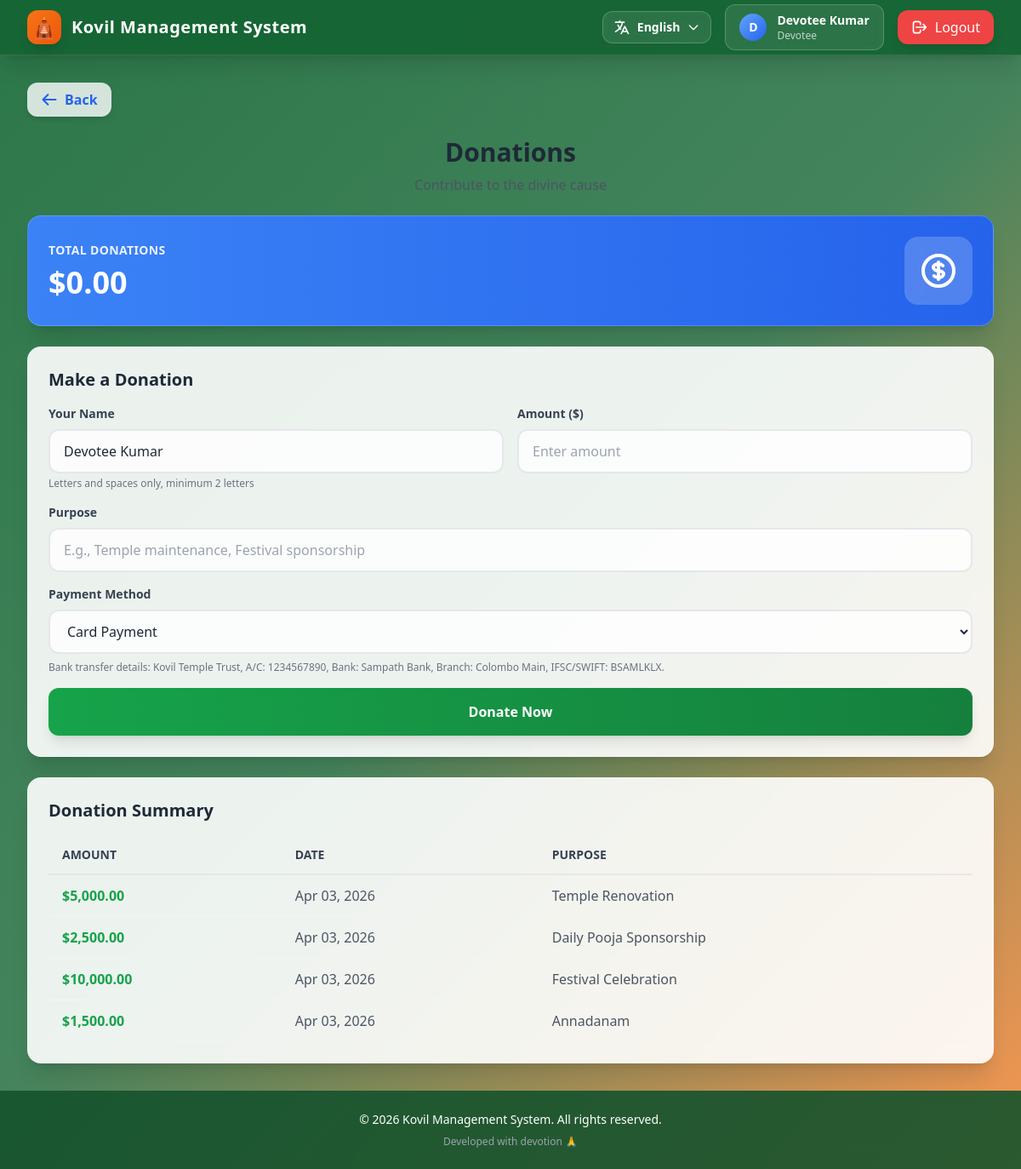
The page /Desktop-App/kovilsystem/index.php?url=donation (signed in) on the database its author committed.
### tables this page shows
CREATE TABLE IF NOT EXISTS donations (
    id INT AUTO_INCREMENT PRIMARY KEY,
    donor_name VARCHAR(100) NOT NULL,
    amount DECIMAL(10,2) NOT NULL,
    purpose VARCHAR(200),
    payment_status ENUM('pending', 'completed', 'failed') DEFAULT 'pending',
    created_at TIMESTAMP DEFAULT CURRENT_TIMESTAMP,
    INDEX idx_created_at (created_at),
    INDEX idx_payment_status (payment_status)
);

### Desktop-App/kovilsystem/index.php (called while the page is built, shortened)
<?php
require_once __DIR__ . "/config/database.php";
require_once __DIR__ . "/app/controllers/MainController.php";
$page = $_GET['url'] ?? 'home';
$page = htmlspecialchars(strip_tags($page), ENT_QUOTES, 'UTF-8');
try {
    $controller = new MainController();
    $controller->load($page);
} catch (Exception $e) {
    error_log("Application Error: " . $e->getMessage());
    if (defined('APP_ENV') && APP_ENV === 'development') {
        echo "<div style='padding: 20px; color: red;'>";
        echo "<h2>Error Occurred</h2>";
        echo "<p>" . htmlspecialchars($e->getMessage(), ENT_QUOTES, 'UTF-8') . "</p>";
        echo "</div>";
    } else {
        echo "<div style='padding: 20px;'>";
        echo "<h2>An error occurred. Please try again later.</h2>";
        echo "</div>";
    }
}

### Desktop-App/kovilsystem/config/database.php (called while the page is built, shortened)
<?php
class Database {
    private static $conn = null;
    public static function connect() {
        if (self::$conn === null) {
            try {
                self::$conn = new mysqli(DB_HOST, DB_USER, DB_PASS, DB_NAME);
                self::$conn->set_charset(DB_CHARSET);
            } catch (Exception $e) {
                error_log("Database Error: " . $e->getMessage());
                die("Database connection failed. Please ensure the database is configured properly.");
            }
        }
        return self::$conn;
    }
}

### Desktop-App/kovilsystem/app/models/Donation.php (called while the page is built, shortened)
<?php
require_once __DIR__ . "/../../config/database.php";
class Donation {
    private $conn;
    public function __construct() {
        $this->conn = Database::connect();
    }
    public function getAll() {
        $result = $this->conn->query("SELECT * FROM donations ORDER BY created_at DESC");
        return $result;
    }
}

### Desktop-App/kovilsystem/app/views/donation/index.php (the view, shortened to what this page needs)
<div class="space-y-6">
    <div class="flex items-center space-x-4 mb-4">
        <a href="javascript:history.back()" class="group flex items-center space-x-2 bg-white/80 hover:bg-white backdrop-blur-sm px-4 py-2 rounded-xl shadow-md transition-all duration-200 hover:scale-105 active:scale-95">
            <svg class="w-5 h-5 text-accent-600 group-hover:text-accent-700" fill="none" stroke="currentColor" viewBox="0 0 24 24">
                <path stroke-linecap="round" stroke-linejoin="round" stroke-width="2.5" d="M10 19l-7-7m0 0l7-7m-7 7h18"></path>
            </svg>
            <span class="font-semibold text-accent-600 group-hover:text-accent-700">Back</span>
        </a>
    </div>
    <div class="text-center mb-8">
        <h1 class="text-3xl font-bold text-gray-800 mb-2">Donations</h1>
        <p class="text-gray-600">Contribute to the divine cause</p>
    </div>
    <?php $isManagement = isset($_SESSION['user']) && ($_SESSION['user']['role'] ?? '') === 'management'; ?>
    <?php
    $donationsResult = null;
    $summary = ['weekly_total' => 0, 'monthly_total' => 0, 'yearly_total' => 0, 'all_time_total' => 0];
    if (is_array($data)) {
        $donationsResult = $data['donations'] ?? null;
        $receipt = $data['receipt'] ?? null;
        $summary = $data['summary'] ?? $summary;
    } else {
        $donationsResult = $data;
    }
    ?>
    <div class="glass-card bg-gradient-to-r from-accent-500 to-accent-600 p-6 card-hover">
        <div class="flex items-center justify-between">
            <div>
                <p class="text-white/90 text-sm font-semibold uppercase tracking-wide">Total Donations</p>
                <p class="text-4xl font-bold text-white mt-2">$<?= number_format($donations ?? 0, 2) ?></p>
            </div>
            <div class="w-20 h-20 bg-white/20 backdrop-blur-sm rounded-2xl flex items-center justify-center">
            </div>
        </div>
    </div>
    <div class="glass-card p-6 card-hover">
        <h2 class="text-xl font-bold text-gray-800 mb-4">Make a Donation</h2>
        <form method="POST" class="grid grid-cols-1 md:grid-cols-2 gap-4">
            <div>
                <label for="name" class="block text-sm font-semibold text-gray-700 mb-2">Your Name</label>
                <input
                    type="text"
                    name="name"
                    id="name"
                    placeholder="Enter your name"
                    pattern="[A-Za-z ]{2,}"
                    class="input-field w-full px-4 py-3 bg-white/80 border-2 border-gray-200 text-gray-800 focus:border-primary-500 focus:bg-white transition-all duration-200 rounded-xl"
                    value="<?= htmlspecialchars($_SESSION['user']['name'] ?? '') ?>"
                    required
                >
                <p class="text-xs text-gray-500 mt-1">Letters and spaces only, minimum 2 letters</p>
            </div>
            <div>
                <label for="amount" class="block text-sm font-semibold text-gray-700 mb-2">Amount ($)</label>
                <input
                    type="number"
                    name="amount"
                    id="amount"
                    placeholder="Enter amount"
                    min="1"
                    step="0.01"
                    class="input-field w-full px-4 py-3 bg-white/80 border-2 border-gray-200 text-gray-800 focus:border-primary-500 focus:bg-white transition-all duration-200 rounded-xl"
                    required
                >
            </div>
            <div class="md:col-span-2">
                <label for="purpose" class="block text-sm font-semibold text-gray-700 mb-2">Purpose</label>
                <input
                    type="text"
                    name="purpose"
                    id="purpose"
                    placeholder="E.g., Temple maintenance, Festival sponsorship"
                    class="input-field w-full px-4 py-3 bg-white/80 border-2 border-gray-200 text-gray-800 focus:border-primary-500 focus:bg-white transition-all duration-200 rounded-xl"
                >
            </div>
            <div class="md:col-span-2">
                <label for="payment_method" class="block text-sm font-semibold text-gray-700 mb-2">Payment Method</label>
                <select name="payment_method" id="payment_method" class="input-field w-full px-4 py-3 bg-white/80 border-2 border-gray-200 text-gray-800 rounded-xl" required>
                    <option value="card">Card Payment</option>
                </select>
                <p class="text-xs text-gray-500 mt-2">Bank transfer details: Kovil Temple Trust, A/C: 1234567890, Bank: Sampath Bank, Branch: Colombo Main, IFSC/SWIFT: BSAMLKLX.</p>
            </div>
            <div class="md:col-span-2">
                <button
                    type="submit"
                    class="w-full bg-gradient-to-r from-green-600 to-green-700 hover:from-green-500 hover:to-green-600 text-white font-bold py-4 px-6 rounded-xl shadow-lg transition-all duration-300 transform hover:scale-[1.02] active:scale-[0.98]"
                >
                    Donate Now
                </button>
            </div>
        </form>
    </div>
    <div class="glass-card p-6 card-hover">
        <div class="flex items-center justify-between mb-4">
            <h2 class="text-xl font-bold text-gray-800"><?= $isManagement ? 'Recent Donations' : 'Donation Summary' ?></h2>
        </div>
        <div class="overflow-x-auto">
            <table class="w-full">
                <thead>
                    <tr class="border-b-2 border-gray-200">
                        <th class="text-left py-3 px-4 text-sm font-semibold text-gray-700 uppercase">Amount</th>
                        <th class="text-left py-3 px-4 text-sm font-semibold text-gray-700 uppercase">Date</th>
                        <th class="text-left py-3 px-4 text-sm font-semibold text-gray-700 uppercase">Purpose</th>
                    </tr>
                </thead>
                <tbody>
                    <?php
                    $donations = [];
                    if ($donationsResult instanceof mysqli_result) {
                        $donations = $donationsResult->fetch_all(MYSQLI_ASSOC);
                    } elseif (is_array($data)) {
                        $donations = $data['donations'] ?? [];
                    }
                    ?>
                    <?php if(!empty($donations)): ?>
                        <?php foreach($donations as $donation): ?>
                        <tr class="border-b border-gray-100 hover:bg-gray-50 transition-colors">
                            <td class="py-3 px-4 text-green-600 font-semibold">$<?= number_format($donation['amount'], 2) ?></td>
                            <td class="py-3 px-4 text-gray-600">
                                <?php if(isset($donation['created_at']) && !empty($donation['created_at'])): ?>
                                    <?= date('M d, Y', strtotime($donation['created_at'])) ?>
                                <?php else: ?>
                                    <span class="text-gray-400">N/A</span>
                                <?php endif; ?>
                            </td>
                            <td class="py-3 px-4 text-gray-600"><?= htmlspecialchars($donation['purpose'] ?? 'General') ?></td>
                        </tr>
                        <?php endforeach; ?>
                    <?php else: ?>
                        <tr>
                            <td colspan="<?= $isManagement ? '4' : '3' ?>" class="py-8 text-center text-gray-500">No donations yet</td>
                        </tr>
                    <?php endif; ?>
                </tbody>
            </table>
        </div>
    </div>
</div>

### rows shown on the page
donations: amount "5,000.00", created_at "Apr 03, 2026", purpose "Temple Renovation"
donations: amount "2,500.00", created_at "Apr 03, 2026", purpose "Daily Pooja Sponsorship"
donations: amount "10,000.00", created_at "Apr 03, 2026", purpose "Festival Celebration"
donations: amount "1,500.00", created_at "Apr 03, 2026", purpose "Annadanam"

### other values the page prints
APP_NAME "Kovil Management System"
getLanguageName(getCurrentLanguage()) "English"
substr($_SESSION['user']['name'], 0, 1) "D"
$_SESSION['user']['name'] "Devotee Kumar"
$_SESSION['user']['role'] "Devotee"
$donations "0.00"
